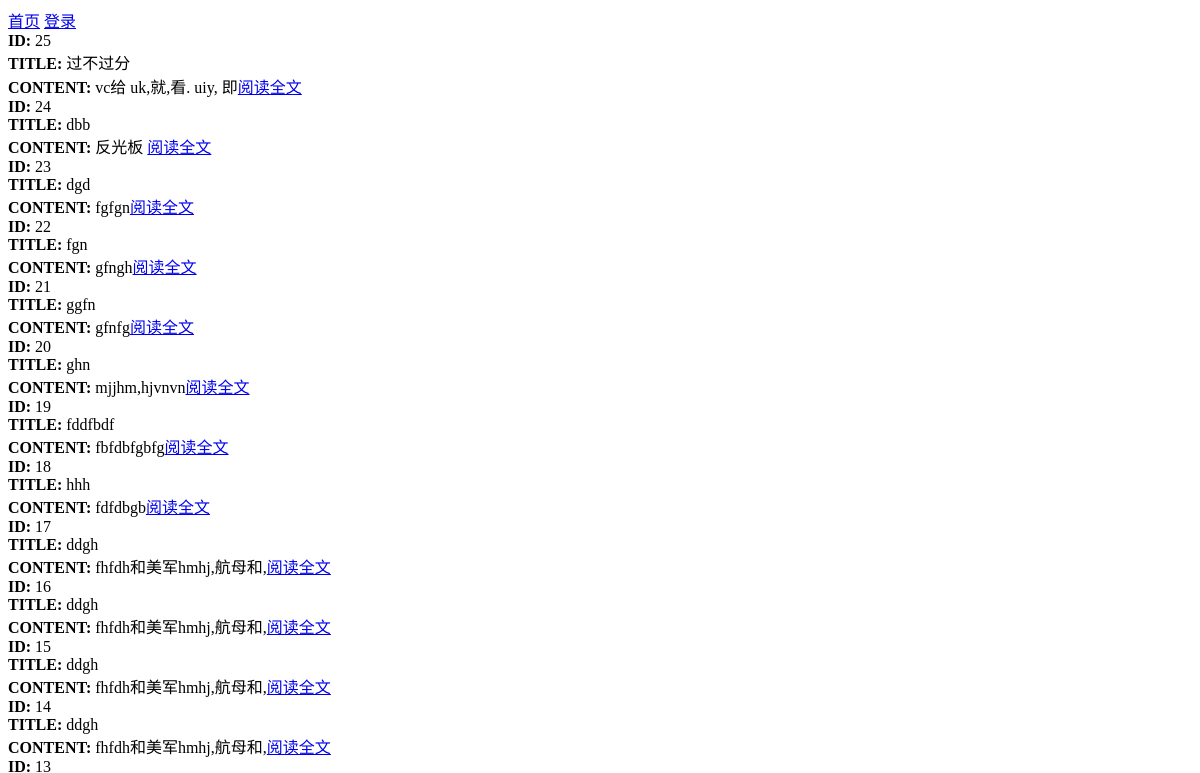
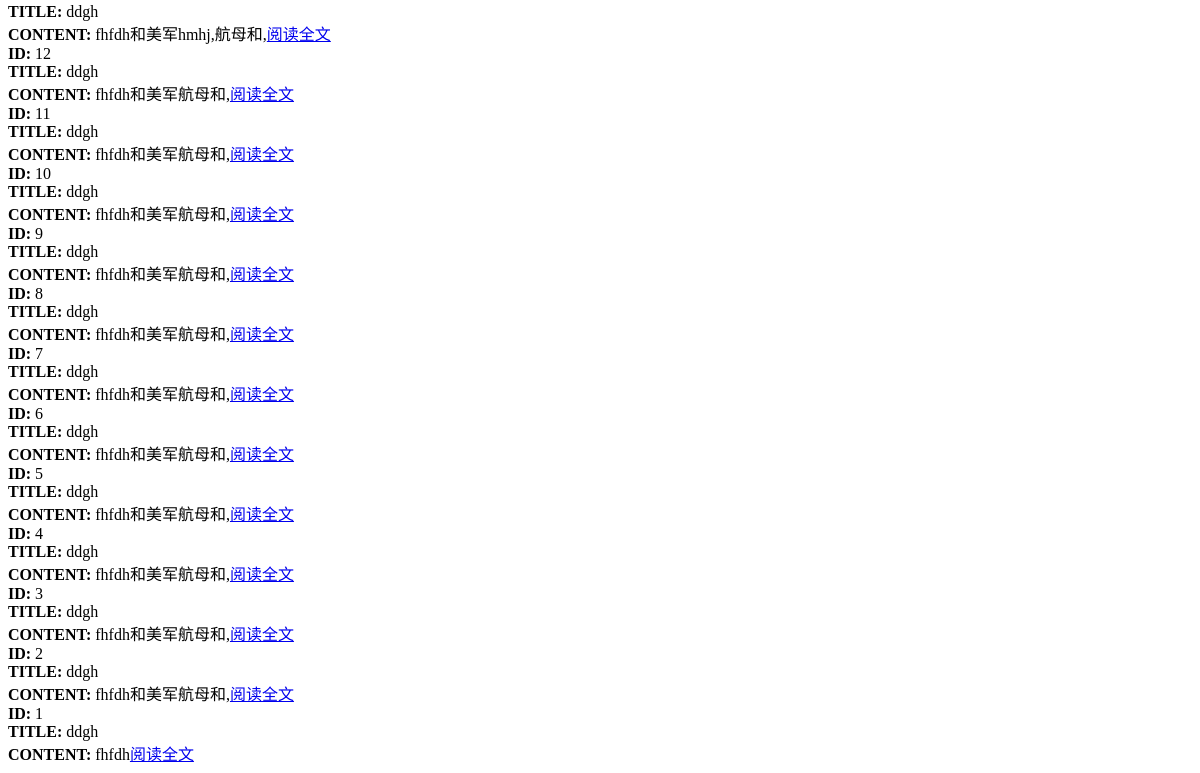
/, run on an earlier commit of the app's database (2 pictures, top to bottom).
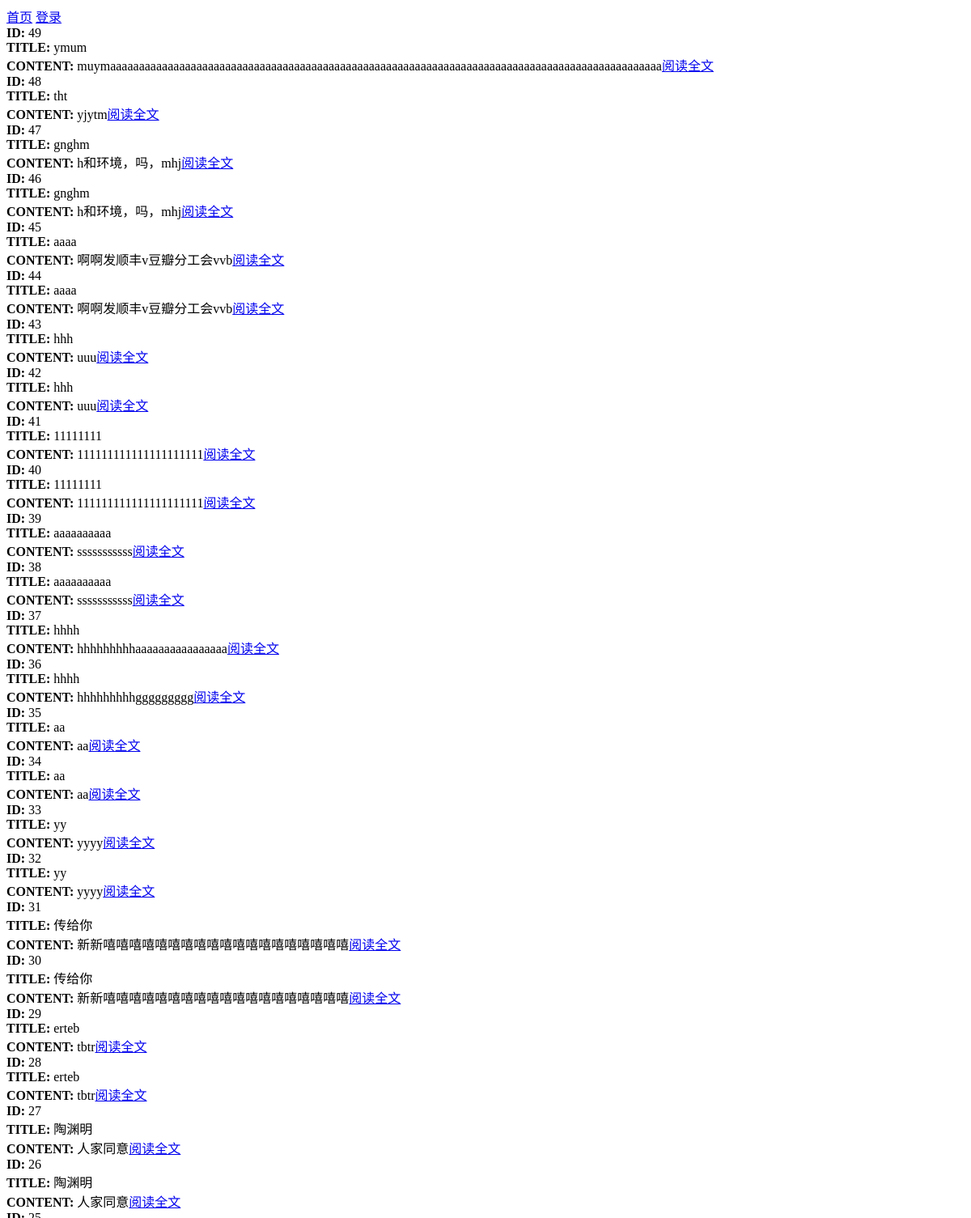
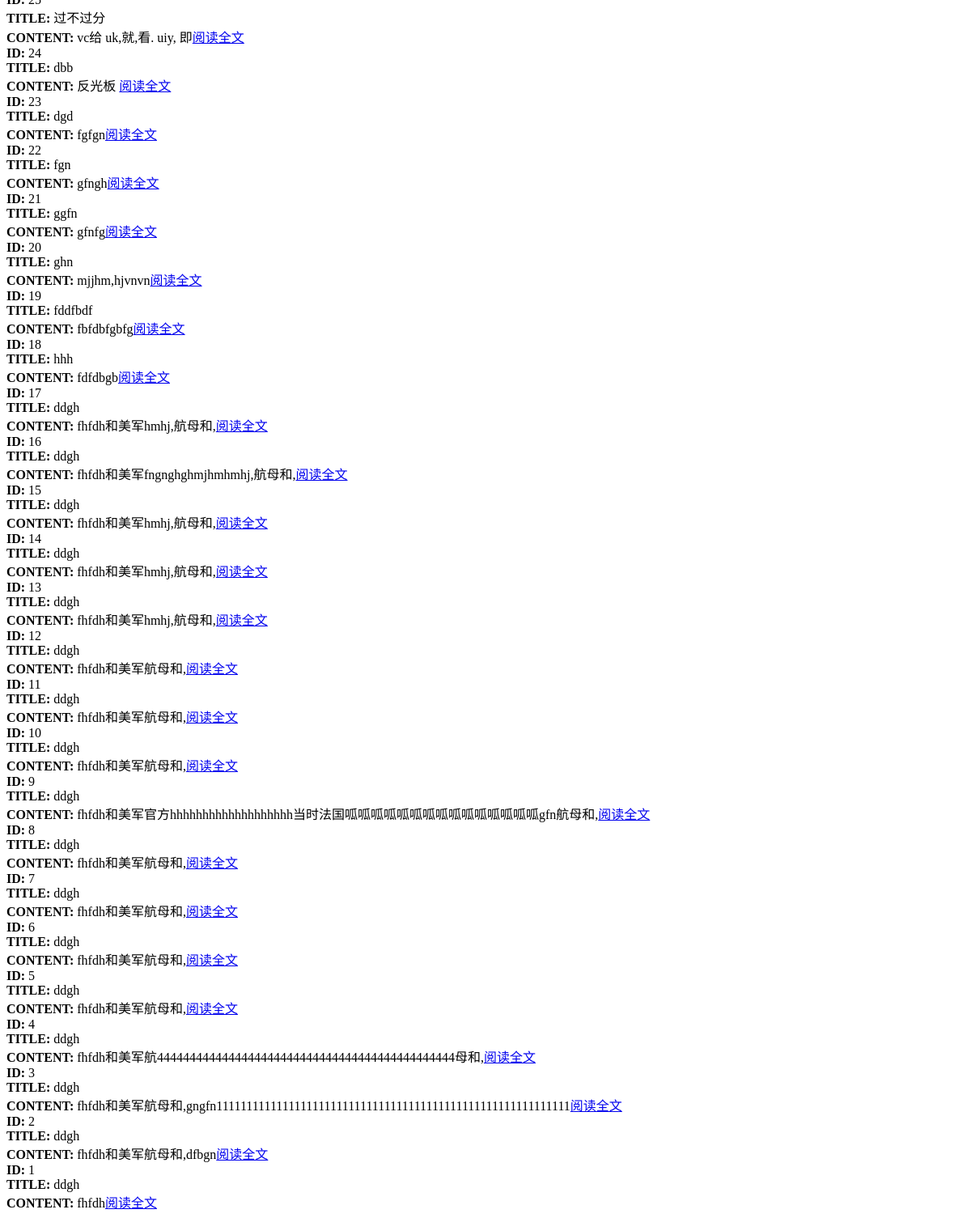
And on a later commit of the database (2 pictures, top to bottom).
### tables this page shows
CREATE TABLE articles (
    id INTEGER PRIMARY KEY AUTOINCREMENT,
    user_id INTEGER NOT NULL,
    title TEXT NOT NULL,
    content TEXT NOT NULL,
    create_t TEXT DEFAULT (datetime('now','localtime')),
    update_t TEXT DEFAULT NULL,
    FOREIGN KEY (user_id) REFERENCES users (id) ON DELETE CASCADE
);

### auth.php (called while the page is built, shortened)
<?php
require_once __DIR__ . '/db.php';
function current_user()
{
    global $db;
    if (empty($_SESSION['id'])) return NULL;
    $pre = $db -> prepare("SELECT * FROM users WHERE id= :id");
    $pre -> bindValue(':id',(int)$_SESSION['id'],SQLITE3_INTEGER);
    $src = $pre -> execute();
    return $src ? $src -> fetchArray(SQLITE3_ASSOC) : NULL;
}
function db_query($db,$sql,$params=[])
{
    $pre = $db->prepare($sql);
    $src = $pre->execute();
    $results = [];
    while ($row = $src->fetchArray(SQLITE3_ASSOC))
    {
        $results[] = $row;
    }
    return $results;
}

### ParsedownMath.php (called while the page is built, shortened)
<?php
class ParsedownMath extends ParsedownMathParentAlias
{
    private function setLegacyMode(): void
    {
        $parsedownVersion = preg_replace('/-.*$/', '', \Parsedown::version);
    }
    protected function element(array $Element)
    {
        return parent::element($Element);
    }
}

### Parsedown.php (called while the page is built, shortened)
<?php
class Parsedown
{
    function text($text)
    {
        $Elements = $this->textElements($text);
        $markup = $this->elements($Elements);
        $markup = trim($markup, "\n");
        return $markup;
    }
    protected function textElements($text)
    {
        $text = str_replace(array("\r\n", "\r"), "\n", $text);
        $text = trim($text, "\n");
        $lines = explode("\n", $text);
        return $this->linesElements($lines);
    }
    protected $breaksEnabled;
    function setSafeMode($safeMode)
    {
        $this->safeMode = (bool) $safeMode;
        return $this;
    }
    protected $safeMode;
    protected $BlockTypes = array(
        '#' => array('Header'),
        '*' => array('Rule', 'List'),
        '+' => array('List'),
        '-' => array('SetextHeader', 'Table', 'Rule', 'List'),
        '0' => array('List'),
        '1' => array('List'),
        '2' => array('List'),
        '3' => array('List'),
        '4' => array('List'),
        '5' => array('List'),
        '6' => array('List'),
        '7' => array('List'),
        '8' => array('List'),
        '9' => array('List'),
        ':' => array('Table'),
        '<' => array('Comment', 'Markup'),
        '=' => array('SetextHeader'),
        '>' => array('Quote'),
        '[' => array('Reference'),
        '_' => array('Rule'),
        '`' => array('FencedCode'),
        '|' => array('Table'),
        '~' => array('FencedCode'),
    );
    protected $unmarkedBlockTypes = array(
        'Code',
    );
    protected function linesElements(array $lines)
    {
        $Elements = array();
        $CurrentBlock = null;
        foreach ($lines as $line)
        {
            $indent = strspn($line, ' ');
            $text = $indent > 0 ? substr($line, $indent) : $line;
            $Line = array('body' => $line, 'indent' => $indent, 'text' => $text);
            $marker = $text[0];
            $blockTypes = $this->unmarkedBlockTypes;
            if (isset($this->BlockTypes[$marker]))
            {
                foreach ($this->BlockTypes[$marker] as $blockType)
                {
                    $blockTypes []= $blockType;
                }
            }
            foreach ($blockTypes as $blockType)
            {
                $Block = $this->{"block$blockType"}($Line, $CurrentBlock);
            }
            if (isset($CurrentBlock) and $CurrentBlock['type'] === 'Paragraph')
            {
                $Block = $this->paragraphContinue($Line, $CurrentBlock);
            }
            if (isset($Block))
            {
                $CurrentBlock = $Block;
            }
            else
            {
                $CurrentBlock = $this->paragraph($Line);
                $CurrentBlock['identified'] = true;
            }
        }
        if (isset($CurrentBlock))
        {
            $Elements[] = $this->extractElement($CurrentBlock);
        }
        return $Elements;
    }
    protected function extractElement(array $Component)
    {
        return $Component['element'];
    }
    protected function blockList($Line, ?array $CurrentBlock = null)
    {
        list($name, $pattern) = $Line['text'][0] <= '-' ? array('ul', '[*+-]') : array('ol', '[0-9]{1,9}+[.\)]');
    }
    protected function paragraph($Line)
    {
        return array(
            'type' => 'Paragraph',
            'element' => array(
                'name' => 'p',
                'handler' => array(
                    'function' => 'lineElements',
                    'argument' => $Line['text'],
                    'destination' => 'elements',
                ),
            ),
        );
    }
    protected function paragraphContinue($Line, array $Block)
    {
        $Block['element']['handler']['argument'] .= "\n".$Line['text'];
        return $Block;
    }
    public function line($text, $nonNestables = array())
    {
        return $this->elements($this->lineElements($text, $nonNestables));
    }
    protected function lineElements($text, $nonNestables = array())
    {
        $text = str_replace(array("\r\n", "\r"), "\n", $text);
        $Elements = array();
        $InlineText = $this->inlineText($text);
        $Elements[] = $InlineText['element'];
        foreach ($Elements as &$Element)
        {
            if ( ! isset($Element['autobreak']))
            {
                $Element['autobreak'] = false;
            }
        }
        return $Elements;
    }
    protected function inlineText($text)
    {
        $Inline = array(
            'extent' => strlen($text),
            'element' => array(),
        );
        $Inline['element']['elements'] = self::pregReplaceElements(
            $this->breaksEnabled ? '/[ ]*+\n/' : '/(?:[ ]*+\\\\|[ ]{2,}+)\n/',
            array(
                array('name' => 'br'),
                array('text' => "\n"),
            ),
            $text
        );
        return $Inline;
    }
    protected function handle(array $Element)
    {
        if (isset($Element['handler']))
        {
            if (!isset($Element['nonNestables']))
            {
                $Element['nonNestables'] = array();
            }
            if (is_string($Element['handler']))
            {
                $function = $Element['handler'];
                $argument = $Element['text'];
                unset($Element['text']);
                $destination = 'rawHtml';
            }
            else
            {
                $function = $Element['handler']['function'];
                $argument = $Element['handler']['argument'];
                $destination = $Element['handler']['destination'];
            }
            $Element[$destination] = $this->{$function}($argument, $Element['nonNestables']);
            unset($Element['handler']);
        }
        return $Element;
    }
    protected function element(array $Element)
    {
        if ($this->safeMode)
        {
            $Element = $this->sanitiseElement($Element);
        }
        $Element = $this->handle($Element);
        $hasName = isset($Element['name']);
        $markup = '';
        if ($hasName)
        {
            $markup .= '<' . $Element['name'];
        }
        $permitRawHtml = false;
        if (isset($Element['text']))
        {
            $text = $Element['text'];
        }
        elseif (isset($Element['rawHtml']))
        {
            $text = $Element['rawHtml'];
            $allowRawHtmlInSafeMode = isset($Element['allowRawHtmlInSafeMode']) && $Element['allowRawHtmlInSafeMode'];
            $permitRawHtml = !$this->safeMode || $allowRawHtmlInSafeMode;
        }
        $hasContent = isset($text) || isset($Element['element']) || isset($Element['elements']);
        if ($hasContent)
        {
            $markup .= $hasName ? '>' : '';
            if (isset($Element['elements']))
            {
                $markup .= $this->elements($Element['elements']);
            }
            elseif (isset($Element['element']))
            {
                $markup .= $this->element($Element['element']);
            }
            else
            {
                if (!$permitRawHtml)
                {
                    $markup .= self::escape($text, true);
                }
                else
                {
                    $markup .= $text;
                }
            }
            $markup .= $hasName ? '</' . $Element['name'] . '>' : '';
        }
        elseif ($hasName)
        {
            $markup .= ' />';
        }
        return $markup;
    }
    protected function elements(array $Elements)
    {
        $markup = '';
        $autoBreak = true;
        foreach ($Elements as $Element)
        {
            $autoBreakNext = (isset($Element['autobreak'])
                ? $Element['autobreak'] : isset($Element['name'])
            );
            $autoBreak = !$autoBreak ? $autoBreak : $autoBreakNext;
            $markup .= ($autoBreak ? "\n" : '') . $this->element($Element);
            $autoBreak = $autoBreakNext;
        }
        $markup .= $autoBreak ? "\n" : '';
        return $markup;
    }
    protected static function pregReplaceElements($regexp, $Elements, $text)
    {
        $newElements = array();
        $newElements[] = array('text' => $text);
        return $newElements;
    }
    protected function sanitiseElement(array $Element)
    {
        if ( ! isset($Element['name']))
        {
            unset($Element['attributes']);
            return $Element;
        }
        return $Element;
    }
    protected static function escape($text, $allowQuotes = false)
    {
        return htmlspecialchars($text, $allowQuotes ? ENT_NOQUOTES : ENT_QUOTES, 'UTF-8');
    }
}

### index.php (the view, shortened to what this page needs)
<?php
require_once __DIR__ . "/auth.php";
include __DIR__ . "/Parsedown.php";
include __DIR__ ."/ParsedownMath.php";
$parsedown = new ParsedownMath([
    'math' => [
        'enabled' => true
    ]
]);
$parsedown -> setSafeMode(true);
?>
<html lang="zh-CN">
	<head>
	</head>
<?php include __DIR__ . "/nav.php"; ?>
<?php
    $articles_info = db_query($db,"SELECT id , title , content , user_id  FROM articles ORDER BY id DESC");
    foreach($articles_info as $each_article )
	{
		$md_content = $parsedown -> text( $each_article['content'] );
		$summary = mb_substr(strip_tags($md_content),0,100);
		$md_title = $parsedown -> line( $each_article['title'] );
?>
<strong>ID: </strong> <?= (int)$each_article['id'] ?>
<br>
<strong>TITLE: </strong> <?= $md_title ?>
<br>
<strong>CONTENT: </strong><?= htmlspecialchars((string)$summary) ?>
<a href="article_detail.php?id=<?= (int)$each_article['id'] ?>">阅读全文</a>
<br>
<?php } ?>
</html>

### nav.php (shortened to what this page needs)
<?php
require_once __DIR__ . "/auth.php";
$user = current_user();
?>
<nav>
<a href="index.php">首页</a>
<?php if(!$user) : ?>
    <a href="login.php">登录</a>
<?php endif; ?>
</nav>

What changed in the data, as far as the page shows it:
added articles: id "49", title "ymum", content "muymaaaaaaaaaaaaaaaaaaaaaaaaaaaaaaaaaaaaaaaaaaaaaaaaaaaaaaaaaaaaaaaaaaaaaaaaaaaaaaaaaaaaaaaaaaaaaaaa"
added articles: id "48", title "tht", content "yjytm"
added articles: id "47", title "gnghm", content "h和环境，吗，mhj"
added articles: id "46", title "gnghm", content "h和环境，吗，mhj"
added articles: id "45", title "aaaa", content "啊啊发顺丰v豆瓣分工会vvb"
added articles: id "44", title "aaaa", content "啊啊发顺丰v豆瓣分工会vvb"
added articles: id "43", title "hhh", content "uuu"
added articles: id "42", title "hhh", content "uuu"
added articles: id "41", title "11111111", content "111111111111111111111"
added articles: id "40", title "11111111", content "111111111111111111111"
added articles: id "39", title "aaaaaaaaaa", content "sssssssssss"
added articles: id "38", title "aaaaaaaaaa", content "sssssssssss"
added articles: id "37", title "hhhh", content "hhhhhhhhhaaaaaaaaaaaaaaaa"
added articles: id "36", title "hhhh", content "hhhhhhhhhggggggggg"
added articles: id "35", title "aa", content "aa"
added articles: id "34", title "aa", content "aa"
added articles: id "33", title "yy", content "yyyy"
added articles: id "32", title "yy", content "yyyy"
added articles: id "31", title "传给你", content "新新嘻嘻嘻嘻嘻嘻嘻嘻嘻嘻嘻嘻嘻嘻嘻嘻嘻嘻嘻"
added articles: id "30", title "传给你", content "新新嘻嘻嘻嘻嘻嘻嘻嘻嘻嘻嘻嘻嘻嘻嘻嘻嘻嘻嘻"
added articles: id "29", title "erteb", content "tbtr"
added articles: id "28", title "erteb", content "tbtr"
added articles: id "27", title "陶渊明", content "人家同意"
added articles: id "26", title "陶渊明", content "人家同意"
changed articles id 16: content "fhfdh和美军hmhj,航母和," → "fhfdh和美军fngnghghmjhmhmhj,航母和,"
changed articles id 9: content "fhfdh和美军航母和," → "fhfdh和美军官方hhhhhhhhhhhhhhhhhhh当时法国呱呱呱呱呱呱呱呱呱呱呱呱呱呱呱gfn航母和,"
changed articles id 4: content "fhfdh和美军航母和," → "fhfdh和美军航4444444444444444444444444444444444444444444444母和,"
changed articles id 3: content "fhfdh和美军航母和," → "fhfdh和美军航母和,gngfn11111111111111111111111111111111111111111111111111111111111"
changed articles id 2: content "fhfdh和美军航母和," → "fhfdh和美军航母和,dfbgn"
